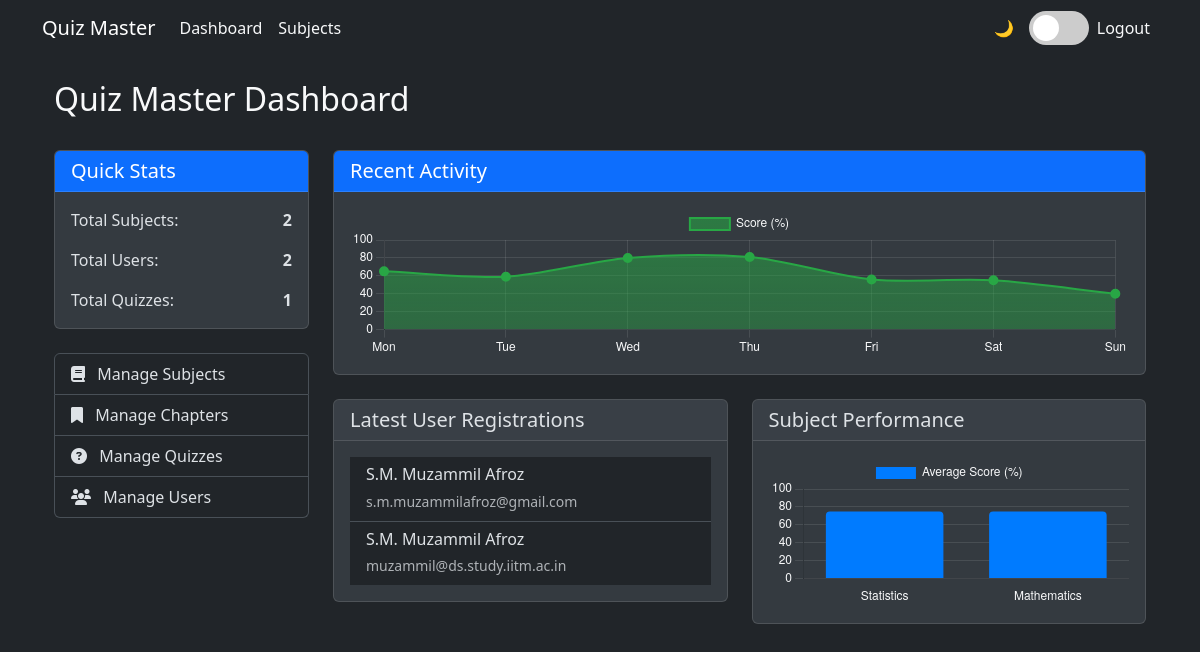
Page /admin (signed in) on the committed database.
### models.py (models this page shows)
class User(UserMixin, db.Model):
    id = db.Column(db.Integer, primary_key=True)
    email = db.Column(db.String(120), unique=True, nullable=False)
    password = db.Column(db.String(256), nullable=False)
    full_name = db.Column(db.String(100), nullable=False)
    qualification = db.Column(db.String(100), nullable=False)
    dob = db.Column(db.Date, nullable=False)
    scores = db.relationship('Score', backref='user', lazy=True)

### app.py (the view)
@app.route('/admin')
def admin_dashboard():
    if current_user.is_authenticated and isinstance(current_user, Admin):
        subjects = Subject.query.all()
        users = User.query.all()
        total_quizzes = Quiz.query.count()
        return render_template('admin/dashboard.html', subjects=subjects, users=users, total_quizzes=total_quizzes)
    return redirect(url_for('admin_login'))

### app.py (called while the page is built)
@login_manager.user_loader
def load_user(user_id):
    try:
        user = Admin.query.get(int(user_id))
        if user:
            return user
        return User.query.get(int(user_id))
    except:
        return None

### templates/admin/dashboard.html (shortened to what this page needs)
{% extends "base.html" %}
{% block content %}
<div class="container">
    <div class="row mb-4">
        <div class="col">
            <h2>Quiz Master Dashboard</h2>
        </div>
    </div>
    <div class="row">
        <div class="col-md-3">
            <div class="card mb-4">
                <div class="card-header bg-primary text-white">
                    <h5 class="mb-0">Quick Stats</h5>
                </div>
                <div class="card-body">
                    <div class="d-flex justify-content-between mb-3">
                        <span>Total Subjects:</span>
                        <strong>{{ subjects|length }}</strong>
                    </div>
                    <div class="d-flex justify-content-between mb-3">
                        <span>Total Users:</span>
                        <strong>{{ users|length }}</strong>
                    </div>
                    <div class="d-flex justify-content-between">
                        <span>Total Quizzes:</span>
                        <strong>{{ total_quizzes }}</strong>
                    </div>
                </div>
            </div>
            <div class="list-group">
                <a href="{{ url_for('manage_subjects') }}" class="list-group-item list-group-item-action">
                    <i class="fas fa-book me-2"></i> Manage Subjects
                </a>
                <a href="{{ url_for('manage_chapters') }}" class="list-group-item list-group-item-action">
                    <i class="fas fa-bookmark me-2"></i> Manage Chapters
                </a>
                <a href="{{ url_for('manage_quizzes') }}" class="list-group-item list-group-item-action">
                    <i class="fas fa-question-circle me-2"></i> Manage Quizzes
                </a>
                <a href="{{ url_for('manage_users') }}" class="list-group-item list-group-item-action">
                    <i class="fas fa-users me-2"></i> Manage Users
                </a>
            </div>
        </div>
        <div class="col-md-9">
            <div class="card mb-4">
                <div class="card-header bg-primary text-white">
                    <h5 class="mb-0">Recent Activity</h5>
                </div>
                <div class="card-body">
                    <canvas id="activityChart"></canvas>
                </div>
            </div>
            <div class="row">
                <div class="col-md-6">
                    <div class="card">
                        <div class="card-header">
                            <h5 class="mb-0">Latest User Registrations</h5>
                        </div>
                        <div class="card-body">
                            <div class="list-group list-group-flush">
                                {% for user in users[:5] %}
                                <div class="list-group-item">
                                    <h6 class="mb-1">{{ user.full_name }}</h6>
                                    <small class="text-muted">{{ user.email }}</small>
                                </div>
                                {% endfor %}
                            </div>
                        </div>
                    </div>
                </div>
                <div class="col-md-6">
                    <div class="card">
                        <div class="card-header">
                            <h5 class="mb-0">Subject Performance</h5>
                        </div>
                        <div class="card-body">
                            <canvas id="subjectChart"></canvas>
                        </div>
                    </div>
                </div>
            </div>
        </div>
    </div>
</div>
{% endblock %}
{% block scripts %}
<script>
    // Sample data for charts - Update with real data from backend
    const activityData = {
        labels: ['Mon', 'Tue', 'Wed', 'Thu', 'Fri', 'Sat', 'Sun'],
        data: [65, 59, 80, 81, 56, 55, 40]
    };
    const subjectData = {
        labels: [{% for subject in subjects %}'{{ subject.name }}',{% endfor %}],
        data: [{% for subject in subjects %}75,{% endfor %}]
    };
    createScoreChart('activityChart', activityData.labels, activityData.data);
    createSubjectPerformanceChart('subjectChart', subjectData.labels, subjectData.data);
</script>
{% endblock %}

### templates/base.html (style rules this page uses)
:root { --bs-primary-rgb: 13, 110, 253; --bs-secondary-rgb: 108, 117, 125; --bs-success-rgb: 25, 135, 84; --bs-info-rgb: 13, 202, 240; --bs-warning-rgb: 255, 193, 7; --bs-danger-rgb: 220, 53, 69; --bs-light-rgb: 248, 249, 250; --bs-dark-rgb: 33, 37, 41; }
[data-bs-theme="dark"] { --bs-body-color: #dee2e6; --bs-body-bg: #212529; --bs-tertiary-bg-rgb: 52, 58, 64; }
[data-bs-theme="dark"] .card { --bs-card-border-color: rgba(255, 255, 255, 0.125); }
:root { --light-text: #212529; --dark-text: #f8f9fa; --light-bg: #ffffff; --dark-bg: #212529; --light-card-bg: #f8f9fa; --dark-card-bg: #343a40; }
[data-bs-theme="dark"] { --text-color: var(--dark-text); --bg-color: var(--dark-bg); --card-bg: var(--dark-card-bg); }
body { color: var(--text-color); background-color: var(--bg-color); transition: all 0.3s ease; }
.card { background-color: var(--card-bg); }

### rows in the picture
User: full_name "S.M. Muzammil Afroz", email "s.m.muzammilafroz@gmail.com"
User: full_name "S.M. Muzammil Afroz", email "muzammil@ds.study.iitm.ac.in"

### other values in the picture
{{ subjects|length }} "2"
{{ users|length }} "2"
{{ total_quizzes }} "1"
chart data {{ subject.name }} Statistics, Mathematics
